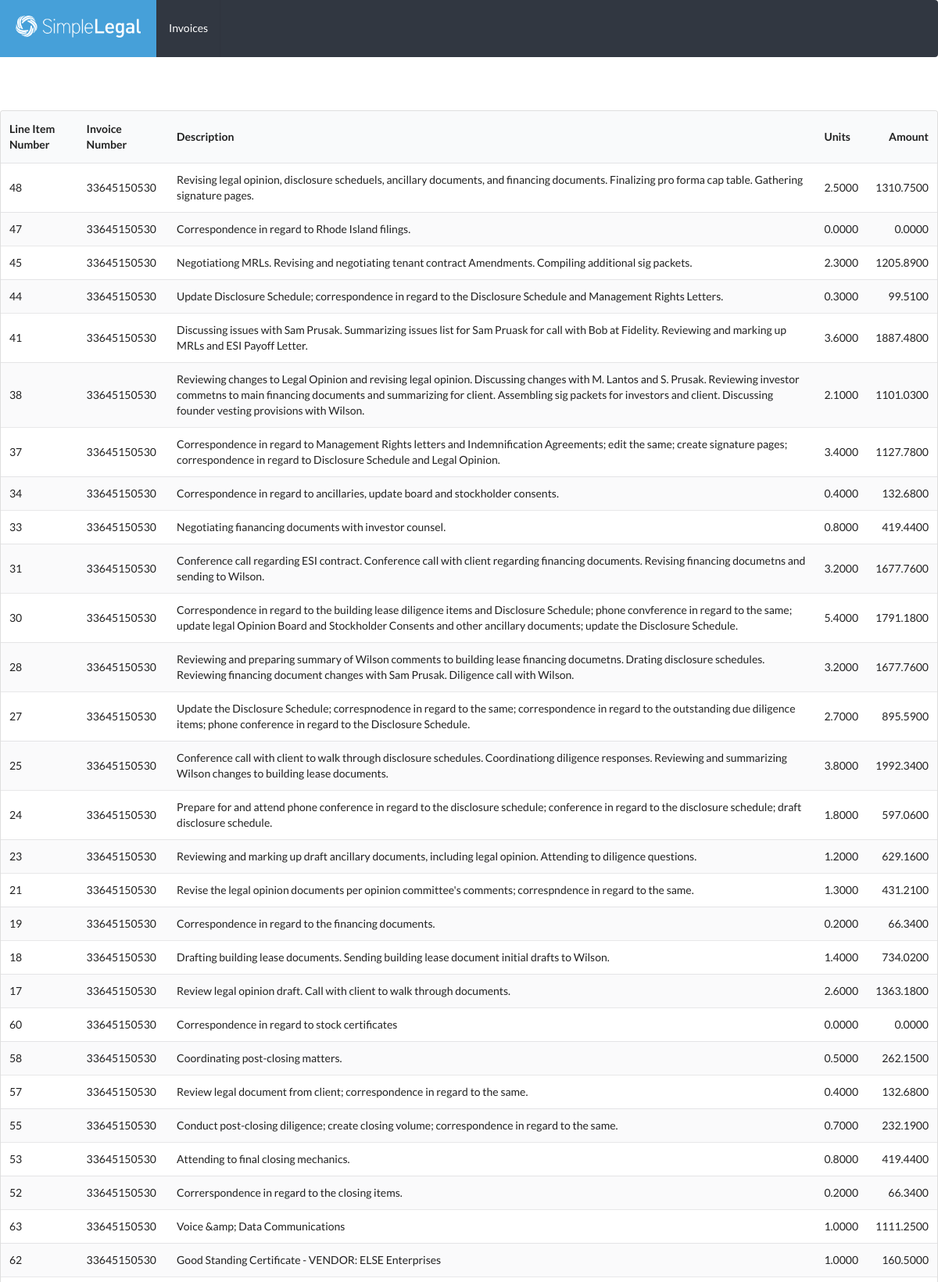
/simplelegal/invoices/33645150530/ (upper part), run on the app's committed database.
### simplelegal/models.py (models this page shows)
class LineItem(models.Model):
    line_item_number = models.IntegerField()
    invoice_number = models.IntegerField()
    description = models.CharField(max_length=200)
    law_firm_matter_id = models.CharField(max_length=200)
    client_id = models.IntegerField()
    line_item_type = models.CharField(max_length=200)
    units = models.DecimalField(max_digits=12, decimal_places=4)
    rate = models.DecimalField(max_digits=12, decimal_places=4)
    adjustment = models.DecimalField(max_digits=12, decimal_places=4)
    total = models.DecimalField(max_digits=12, decimal_places=4)
    date = models.DateTimeField()
    task_code = models.CharField(max_length=200, null=True)
    expense_code = models.CharField(max_length=200, null=True)
    activity_code = models.CharField(max_length=200, null=True)
    timekeeper_id = models.CharField(max_length=200, null=True)
    timekeeper = models.CharField(max_length=200, null=True)
    timekeeper_level = models.CharField(max_length=200, null=True)
    native_tax = models.DecimalField(max_digits=12, decimal_places=4)
    native_rate = models.DecimalField(max_digits=12, decimal_places=4)
    native_adjustment = models.DecimalField(max_digits=12, decimal_places=4)
    native_total = models.DecimalField(max_digits=12, decimal_places=4)
    objects = LineItemManager()

### simplelegal/views.py (the view)
# urls.py: url(r'^invoices/(\d+)/$', views.line_items, name='line_items'),
def line_items(request, invoice_number):
    line_items = LineItem.objects.filter(invoice_number=invoice_number)
    context = {'line_items': line_items}
    return render(request, 'simplelegal/line_items.html', context)

### simplelegal/templates/simplelegal/line_items.html
{% extends './base.html' %}
{% block content %}<br><br>
<table class="ui striped table">
  <thead>
    <tr>
      <th>Line Item Number</th>
      <th>Invoice Number</th>
      <th>Description</th>
      <th>Units</th>
      <th class="right aligned">Amount</th>
    </tr>
  </thead>
  <tbody>
  {% for item in line_items %}
    <tr>
      <td>{{ item.line_item_number }}</td>
      <td>{{ item.invoice_number }}</td>
      <td>{{ item.description }}</td>
      <td>{{ item.units }}</td>
      <td class="right aligned">{{ item.total }}</td>
    </tr>
  {% endfor %}
</tbody>
</table>
{% endblock %}

### data on the page
LineItem: line_item_number "48", invoice_number "33645150530", description "Revising legal opinion, disclosure scheduels, ancillary documents, and financing documents. Finalizing pro forma cap table. Gathering signature pages.", units "2.5000", total "1310.7500"
LineItem: line_item_number "47", invoice_number "33645150530", description "Correspondence in regard to Rhode Island filings.", units "0.0000", total "0.0000"
LineItem: line_item_number "45", invoice_number "33645150530", description "Negotiationg MRLs. Revising and negotiating tenant contract Amendments. Compiling additional sig packets.", units "2.3000", total "1205.8900"
LineItem: line_item_number "44", invoice_number "33645150530", description "Update Disclosure Schedule; correspondence in regard to the Disclosure Schedule and Management Rights Letters.", units "0.3000", total "99.5100"
LineItem: line_item_number "41", invoice_number "33645150530", description "Discussing issues with Sam Prusak. Summarizing issues list for Sam Pruask for call with Bob at Fidelity. Reviewing and marking up MRLs and ESI Payoff Letter.", units "3.6000", total "1887.4800"
LineItem: line_item_number "38", invoice_number "33645150530", description "Reviewing changes to Legal Opinion and revising legal opinion. Discussing changes with M. Lantos and S. Prusak. Reviewing investor commetns to main financing documents and summarizing for client. Assembling sig packets for investors and client. Discussing founder vesting provisions with Wilson.", units "2.1000", total "1101.0300"
LineItem: line_item_number "37", invoice_number "33645150530", description "Correspondence in regard to Management Rights letters and Indemnification Agreements; edit the same; create signature pages; correspondence in regard to Disclosure Schedule and Legal Opinion.", units "3.4000", total "1127.7800"
LineItem: line_item_number "34", invoice_number "33645150530", description "Correspondence in regard to ancillaries, update board and stockholder consents.", units "0.4000", total "132.6800"
LineItem: line_item_number "33", invoice_number "33645150530", description "Negotiating fianancing documents with investor counsel.", units "0.8000", total "419.4400"
LineItem: line_item_number "31", invoice_number "33645150530", description "Conference call regarding ESI contract. Conference call with client regarding financing documents. Revising financing documetns and sending to Wilson.", units "3.2000", total "1677.7600"
LineItem: line_item_number "30", invoice_number "33645150530", description "Correspondence in regard to the building lease diligence items and Disclosure Schedule; phone convference in regard to the same; update legal Opinion Board and Stockholder Consents and other ancillary documents; update the Disclosure Schedule.", units "5.4000", total "1791.1800"
LineItem: line_item_number "28", invoice_number "33645150530", description "Reviewing and preparing summary of Wilson comments to building lease financing documetns. Drating disclosure schedules. Reviewing financing document changes with Sam Prusak. Diligence call with Wilson.", units "3.2000", total "1677.7600"
LineItem: line_item_number "27", invoice_number "33645150530", description "Update the Disclosure Schedule; correspnodence in regard to the same; correspondence in regard to the outstanding due diligence items; phone conference in regard to the Disclosure Schedule.", units "2.7000", total "895.5900"
LineItem: line_item_number "25", invoice_number "33645150530", description "Conference call with client to walk through disclosure schedules. Coordinationg diligence responses. Reviewing and summarizing Wilson changes to building lease documents.", units "3.8000", total "1992.3400"
LineItem: line_item_number "24", invoice_number "33645150530", description "Prepare for and attend phone conference in regard to the disclosure schedule; conference in regard to the disclosure schedule; draft disclosure schedule.", units "1.8000", total "597.0600"
LineItem: line_item_number "23", invoice_number "33645150530", description "Reviewing and marking up draft ancillary documents, including legal opinion. Attending to diligence questions.", units "1.2000", total "629.1600"
LineItem: line_item_number "21", invoice_number "33645150530", description "Revise the legal opinion documents per opinion committee's comments; correspndence in regard to the same.", units "1.3000", total "431.2100"
LineItem: line_item_number "19", invoice_number "33645150530", description "Correspondence in regard to the financing documents.", units "0.2000", total "66.3400"
LineItem: line_item_number "18", invoice_number "33645150530", description "Drafting building lease documents. Sending building lease document initial drafts to Wilson.", units "1.4000", total "734.0200"
LineItem: line_item_number "17", invoice_number "33645150530", description "Review legal opinion draft. Call with client to walk through documents.", units "2.6000", total "1363.1800"
LineItem: line_item_number "60", invoice_number "33645150530", description "Correspondence in regard to stock certificates", units "0.0000", total "0.0000"
LineItem: line_item_number "58", invoice_number "33645150530", description "Coordinating post-closing matters.", units "0.5000", total "262.1500"
LineItem: line_item_number "57", invoice_number "33645150530", description "Review legal document from client; correspondence in regard to the same.", units "0.4000", total "132.6800"
LineItem: line_item_number "55", invoice_number "33645150530", description "Conduct post-closing diligence; create closing volume; correspondence in regard to the same.", units "0.7000", total "232.1900"
LineItem: line_item_number "53", invoice_number "33645150530", description "Attending to final closing mechanics.", units "0.8000", total "419.4400"
LineItem: line_item_number "52", invoice_number "33645150530", description "Correrspondence in regard to the closing items.", units "0.2000", total "66.3400"
LineItem: line_item_number "63", invoice_number "33645150530", description "Voice &amp; Data Communications", units "1.0000", total "1111.2500"
LineItem: line_item_number "62", invoice_number "33645150530", description "Good Standing Certificate - VENDOR: ELSE Enterprises", units "1.0000", total "160.5000"
